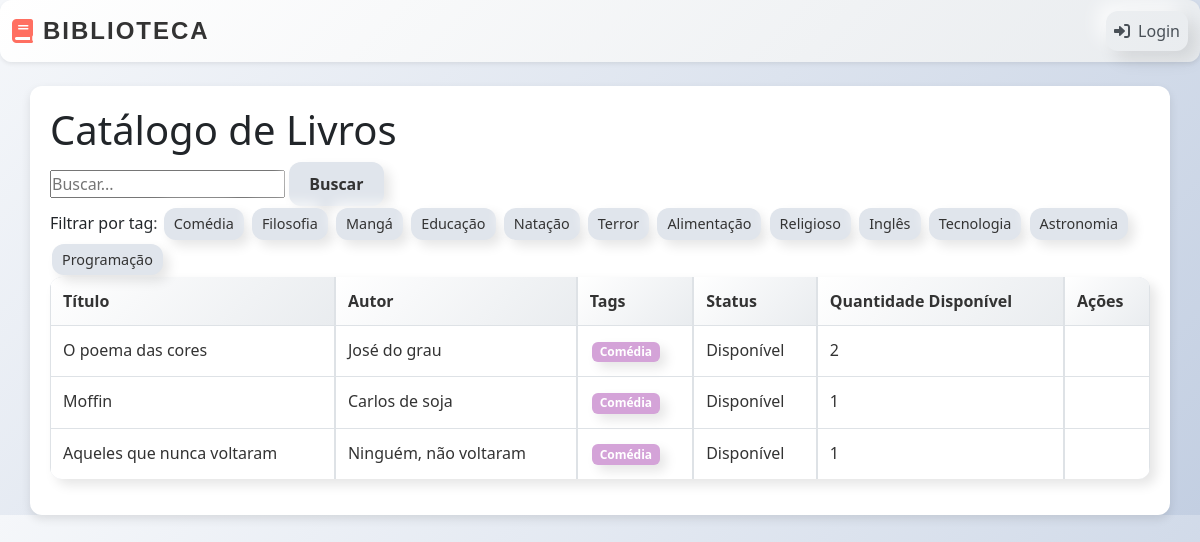
The page /?tag=Comédia on the database its author committed.
### livros/models.py (models this page shows, shortened)
class Tag(models.Model):
    name = models.CharField(max_length=50, unique=True)

class Book(models.Model):
    title = models.CharField(max_length=255)
    author = models.CharField(max_length=255)
    available = models.BooleanField(default=True)  # Indica se o livro está disponível no geral
    quantity = models.PositiveIntegerField(default=1)  # Quantidade total de cópias
    available_quantity = models.PositiveIntegerField(default=1)  # Cópias disponíveis atualmente
    tags = models.ManyToManyField('Tag', blank=True)

### livros/views.py (the view)
# urls.py: path('', views.index, name='index'),
def index(request):
    query = request.GET.get('search', '')
    tag_filter = request.GET.get('tag', '')
    books = Book.objects.all()
    if query:
        books = books.filter(title__icontains=query)
    if tag_filter:
        books = books.filter(tags__name=tag_filter)
    tags = Tag.objects.all()
    return render(request, 'livros/index.html', {'books': books, 'tags': tags, 'query': query, 'tag_filter': tag_filter})

### livros/templates/livros/index.html (shortened to what this page needs)
{% extends "livros/base.html" %}
{% block content %}
<h1>Catálogo de Livros</h1>
<form method="get">
  <input type="text" name="search" placeholder="Buscar..." value="{{ query }}">
  <button type="submit" class="button-neumorphic">Buscar</button>
</form>
Filtrar por tag:
{% for tag in tags %}
  <a href="?tag={{ tag.name }}" class="tag-link">{{ tag.name }}</a>
{% endfor %}
<table class="table table-bordered">
  <thead>
    <tr>
      <th>Título</th>
      <th>Autor</th>
      <th>Tags</th>
      <th>Status</th>
      <th>Quantidade Disponível</th>
      <th>Ações</th>
    </tr>
  </thead>
  <tbody>
    {% for book in books %}
    <tr>
      <td>{{ book.title }}</td>
      <td>{{ book.author }}</td>
      <td>
        {% for tag in book.tags.all %}
          <span class="badge">{{ tag.name }}</span>
        {% endfor %}
      </td>
      <td>
        {% if book.available_quantity > 0 %}
          Disponível
        {% else %}
          Indisponível
        {% endif %}
      </td>
      <td>{{ book.available_quantity }}</td>
      <td>
      </td>
    </tr>
    {% endfor %}
  </tbody>
</table>
{% endblock %}

### livros/static/livros/css/style.css (style rules this page uses)
* { margin: 0; padding: 0; box-sizing: border-box; }
body { font-family: 'Arial', sans-serif; background: linear-gradient(135deg, #f5f7fa, #c3cfe2); color: #333; line-height: 1.6; }
.table { width: 100%; border-collapse: separate; border-spacing: 0; border-radius: 12px; overflow: hidden; background: #e0e5ec; box-shadow: 6px 6px 12px rgba(0, 0, 0, 0.1), -6px -6px 12px rgba(255, 255, 255, 0.7); margin-bottom: 20px; }
.table thead th { background: linear-gradient(135deg, #ffffff, #e9ecef); color: #333; font-weight: bold; text-align: left; padding: 12px; border-bottom: 1px solid #dee2e6; }
.table tbody td { padding: 12px; background: #ffffff; color: #333; border-bottom: 1px solid #dee2e6; }
.table tbody tr:last-child td { border-bottom: none; }
.tag-link { display: inline-block; padding: 5px 10px; margin: 2px; border-radius: 12px; background: #e0e5ec; box-shadow: 6px 6px 12px rgba(0, 0, 0, 0.1), -6px -6px 12px rgba(255, 255, 255, 0.7); color: #333; text-decoration: none; font-size: 0.9rem; transition: transform 0.3s ease, box-shadow 0.3s ease; }
.badge { display: inline-block; padding: 5px 10px; margin: 2px; border-radius: 12px; background: #d4a3d8; box-shadow: 6px 6px 12px rgba(0, 0, 0, 0.1), -6px -6px 12px rgba(255, 255, 255, 0.7); color: #333; font-size: 0.9rem; transition: transform 0.3s ease, box-shadow 0.3s ease; }
.button-neumorphic { padding: 10px 20px; border: none; border-radius: 12px; background: #e0e5ec; box-shadow: 6px 6px 12px rgba(0, 0, 0, 0.1), -6px -6px 12px rgba(255, 255, 255, 0.7); color: #333; font-size: 1rem; font-weight: bold; cursor: pointer; transition: transform 0.3s ease, box-shadow 0.3s ease; }

### rows shown on the page
Tag: name "Comédia"
Tag: name "Filosofia"
Tag: name "Mangá"
Tag: name "Educação"
Tag: name "Natação"
Tag: name "Terror"
Tag: name "Alimentação"
Tag: name "Religioso"
Tag: name "Inglês"
Tag: name "Tecnologia"
Tag: name "Astronomia"
Tag: name "Programação"
Book: title "O poema das cores", author "José do grau", shows "Disponível", available_quantity "2"
Book: title "Moffin", author "Carlos de soja", shows "Disponível", available_quantity "1"
Book: title "Aqueles que nunca voltaram", author "Ninguém, não voltaram", shows "Disponível", available_quantity "1"
